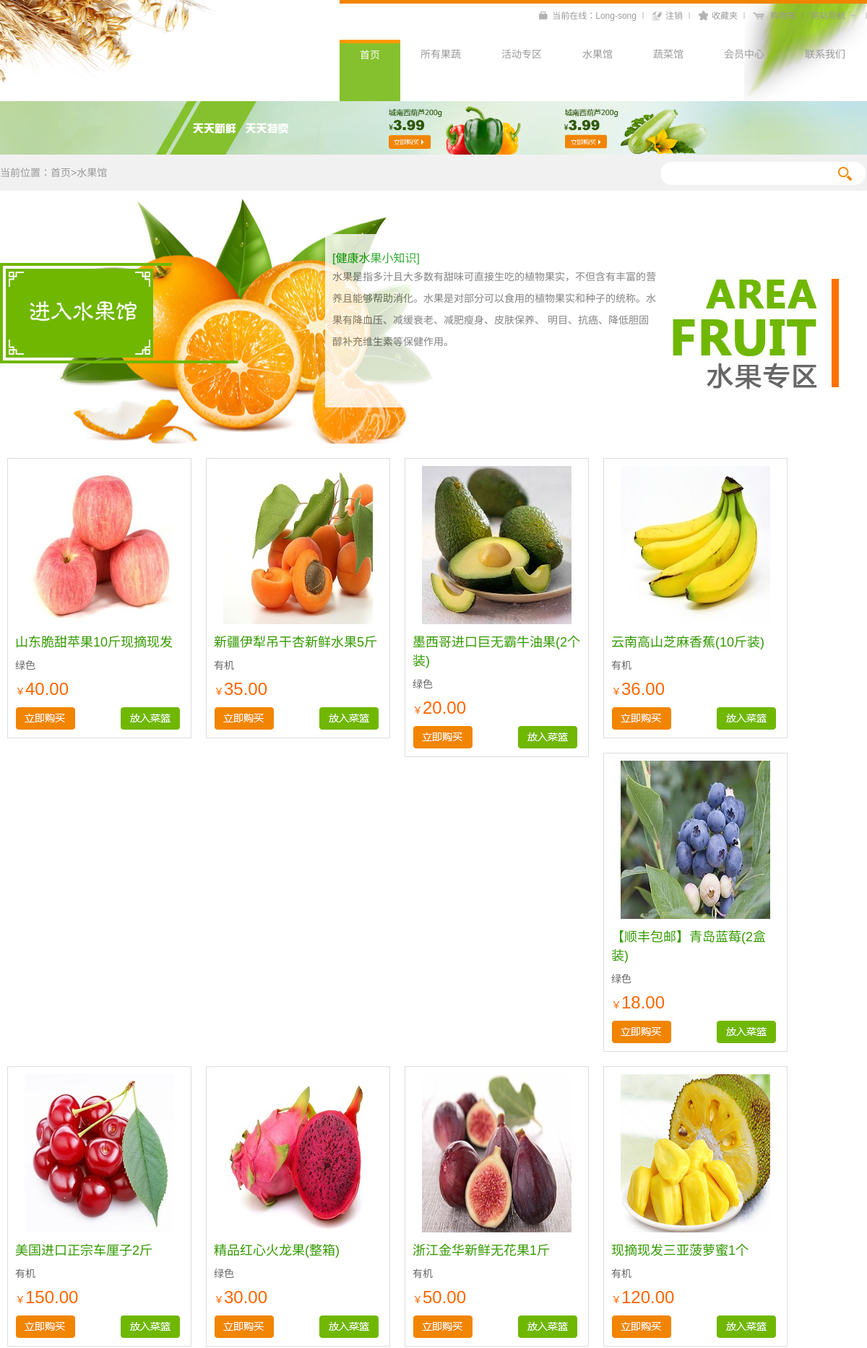
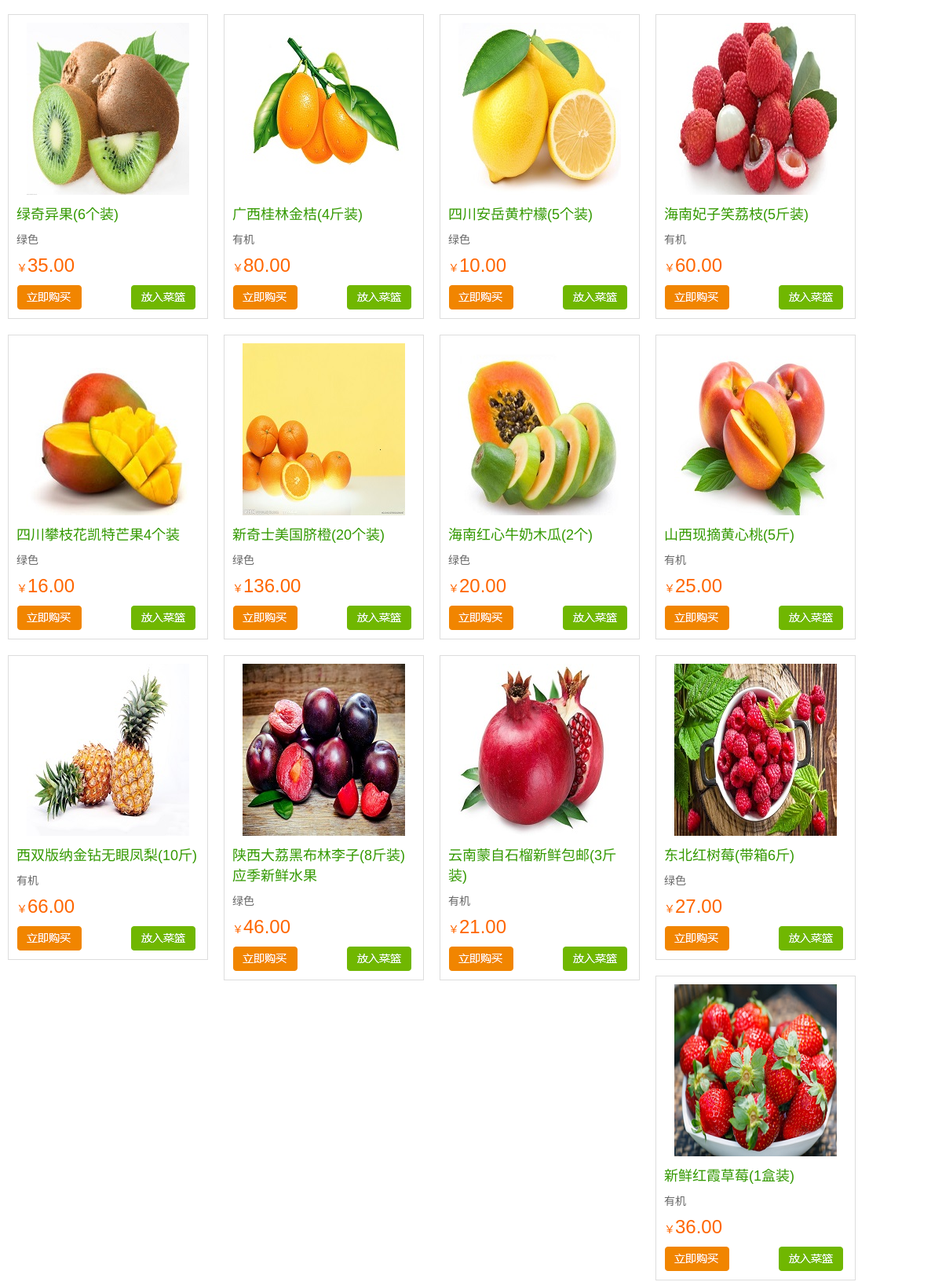
The app's page /integral_app/products/ (signed in, upper part) with its own data (2 pictures, top to bottom).
### integral_app/models.py (models this page shows, shortened)
class Pro_sku(models.Model):
    image = models.ImageField(upload_to='static/images', default='images/product_AD_07.png', null=True, verbose_name='商品图片')
    name = models.CharField(max_length=50, verbose_name='商品名(规格)')
    title = models.CharField(max_length=100, verbose_name='标签')
    price = models.DecimalField(max_digits=10, decimal_places=2, verbose_name='本店价')
    cost_price = models.DecimalField(max_digits=10, decimal_places=2, verbose_name='市场价')
    stock = models.IntegerField(default=0, verbose_name='库存')
    sales = models.IntegerField(default=0, verbose_name='销量')
    type = models.ForeignKey(Pro_Type, on_delete=models.CASCADE)
    comments = models.IntegerField(default=0, verbose_name='评价数')
    is_putaway = models.BooleanField(default=True, verbose_name='是否上架销售')
    class Meta:
        db_table = 'Pro_sku'
        verbose_name = '商品SKU'
        verbose_name_plural = verbose_name

### integral_app/views.py (the view)
# urls.py: path('products/', views.products, name='products'),  # 访问水果馆活动页面
def products(request):
    fruits = Pro_sku.objects.exclude(type_id=2)
    return render(request, 'integral_app/Products.html',{'fruits':fruits})

### templates/integral_app/Products.html (shortened to what this page needs)
{% load static %}
<!DOCTYPE html PUBLIC "-//W3C//DTD XHTML 1.0 Transitional//EN"
        "http://www.w3.org/TR/xhtml1/DTD/xhtml1-transitional.dtd">
<html xmlns="http://www.w3.org/1999/xhtml">
<head>
    <link href="{% static 'css/css.css' %}" rel="stylesheet" type="text/css"/>
    <link href="{% static 'css/common.css' %}" rel="stylesheet" type="text/css"/>
    <link href="{% static 'css/font-awesome.min.css' %}" rel="stylesheet" type="text/css"/>
</head>
<body>
<div class="top_header">
    <em class="left_img"></em>
    <div class="header clearfix" id="header">
        <a href="#" class="logo_img"><img src="{% static 'images/logo.png' %}"/></a>
        <div class="header_Section">
            <div class="shortcut">
                <ul>
                    {% if request.session.is_login %}
                        <li class="hd_menu_tit"><em class="login_img"></em><a
                                href="{% url 'user_info' %}">当前在线：{{ request.session.user_username }}</a></li>
                        <li class="hd_menu_tit"><em class="registered_img"></em><a href="{% url 'logout' %}">注销</a></li>
                    {% else %}
                        <li class="hd_menu_tit"><em class="login_img"></em><a href="{% url 'login' %}">登录</a></li>
                        <li class="hd_menu_tit"><em class="registered_img"></em><a href="{% url 'registered' %}">注册</a>
                        </li>
                    {% endif %}
                    <li class="hd_menu_tit"><em class="Collect_img"></em><a href="{% url 'user_collect' %}">收藏夹</a></li>
                    <li class="hd_menu_tit"><em class="cart_img"></em><a href="{% url 'shopping_cart' %}">购物车</a></li>
                    <li class="hd_menu_tit list_name" data-addclass="hd_menu_hover"><a href="#">网站导航</a><em
                            class="navigation_img"></em>
                    </li>
                </ul>
            </div>
            <div class="nav" id="Navigation">
                <ul class="Navigation_name">
                    <li class=""><a href="{% url 'index' %}">首页</a></li>
                    <li class=""><a href="{% url 'integral' %}">所有果蔬</a></li>
                    <li class=""><a href="{% url 'group_buy' %}">活动专区</a></li>
                    <li class=""><a href="{% url 'products' %}">水果馆</a></li>
                    <li class=""><a href="{% url 'products_list' %}">蔬菜馆</a></li>
                    <li class=""><a href="{% url 'user_info' %}">会员中心</a></li>
                    <li class=""><a href="#">联系我们</a></li>
                </ul>
            </div>
        </div>
    </div>
    <em class="right_img"></em>
</div>
<div class="AD_img"><a href="#"><img src="../../static/images/AD_page_img_02.png" width="100%"/></a></div>
<div class="Bread_crumbs">
    <div class="Inside_pages clearfix">
        <div class="left">当前位置：<a href="#">首页</a>&gt;<a href="#">水果馆</a></div>
        <div class="right Search">
            <form>
                <input name="" type="text" class="Search_Box"/>
                <input name="" type="button" name="" class="Search_btn"/>
            </form>
        </div>
    </div>
</div>
<div class="Inside_pages">
    <div class="fruits_Forum">
        <div class="title_style">
            <div class="title_name"><a href="#"><img src="../../static/images/sg_pro_img_12.png"/></a></div>
            <div class="title_info">
                <p class="title_x_name">[健康水果小知识]</p>
                <p class="x_info">水果是指多汁且大多数有甜味可直接生吃的植物果实，不但含有丰富的营养且能够帮助消化。水果是对部分可以食用的植物果实和种子的统称。水果有降血压、减缓衰老、减肥瘦身、皮肤保养、
                    明目、抗癌、降低胆固醇补充维生素等保健作用。</p>
            </div>
            <div class="title_img"><img src="../../static/images/sg_pro_img_17.png"/></div>
        </div>
        <div class="list_style">
            <ul class="clearfix">
                {% for foo in fruits %}
                    <li class="clearfix">
                    <div class="product_lists clearfix">
                        <a href="#"><img src="{{ foo.image }}"/></a>
                        <p class="title_p_name">{{ foo.name }}</p>
                        <p class="title_Profile">{{ foo.title }}</p>
                        <p class="price"><b>￥</b>{{ foo.price }}</p>
                        <p class="btn_style"><a href="javascript;('')" class="buy_btn"></a><a href="javascript;('')"
                                                                                              class="Join_btn"></a></p>
                    </div>
                </li>
                {% endfor %}
            </ul>
        </div>
    </div>
</body>
</html>

### static/css/css.css (style rules this page uses)
.clearfix:before, .clearfix:after { content: '.'; display: block; overflow: hidden; visibility: hidden; font-size: 0; line-height: 0; width: 0; height: 0; }
.clearfix:after { clear: both; }
.clearfix { zoom: 1; }
.Inside_pages .title_style { position:relative; height:350px; }
.Inside_pages .title_style .title_name { height:140px; width:332px; position:absolute; top:100px; }
.Inside_pages .title_style .title_name img { top:50px; left:40px; position:absolute }
.Inside_pages .title_style .title_info { background:#FFF; filter: alpha(Opacity=80); opacity: .8; height:200px; left:450px; top:60px; width:450px; padding:20px 10px; position:absolute }
.Inside_pages .title_style .title_info .title_x_name { font-size:16px; color:#090 }
.Inside_pages .title_style .title_info .x_info { font-size:14px; line-height:30px; color:#666 }
.Inside_pages .title_style .title_img { position:absolute; top:50px; }
.Inside_pages .list_style { margin:10px 0px 100px 0px }
.Inside_pages .list_style li { width:275px; float:left }
.Inside_pages .list_style li .product_lists { border:1px solid #ddd; margin:10px; padding:10px; position:relative }
.Inside_pages .list_style a { display:block; text-align:center; }
.Inside_pages .list_style .title_p_name { font-size:18px; color:#390; margin:10px 0px; }
.Inside_pages .list_style .title_Profile { font-size:14px; color:#666 }
.Inside_pages .list_style .price { margin:10px 0px; font-size:24px; color:#F60 }
.Inside_pages .list_style .price b { font-size:14px; font-weight:normal }
.Inside_pages .list_style .btn_style a { background:url("../images/Complex_img.png") no-repeat; height:33px; width:88px; display:block; }
.Inside_pages .list_style .btn_style a.buy_btn { float:left }
.Inside_pages .list_style .btn_style a.Join_btn { background-position:left -32px; float:right }
.fruits_Forum .title_style { background:url("../images/sg_pro_img_05.png") no-repeat; background-position:right; height:350px; }
.fruits_Forum .title_style .title_name { left:0px; background:url("../images/sg_pro_img_08.png") no-repeat; }
.fruits_Forum .title_style .title_img { right:0px; width:271px; height:232px; }
.fruits_Forum .title_style .title_name img { top:50px; left:40px; position:absolute }

### records on screen
Pro_sku: image (picture), name "山东脆甜苹果10斤现摘现发", title "绿色", price "40.00"
Pro_sku: image (picture), name "新疆伊犁吊干杏新鲜水果5斤", title "有机", price "35.00"
Pro_sku: image (picture), name "墨西哥进口巨无霸牛油果(2个装)", title "绿色", price "20.00"
Pro_sku: image (picture), name "云南高山芝麻香蕉(10斤装)", title "有机", price "36.00"
Pro_sku: image (picture), name "【顺丰包邮】青岛蓝莓(2盒装)", title "绿色", price "18.00"
Pro_sku: image (picture), name "美国进口正宗车厘子2斤", title "有机", price "150.00"
Pro_sku: image (picture), name "精品红心火龙果(整箱)", title "绿色", price "30.00"
Pro_sku: image (picture), name "浙江金华新鲜无花果1斤", title "有机", price "50.00"
Pro_sku: image (picture), name "现摘现发三亚菠萝蜜1个", title "有机", price "120.00"
Pro_sku: image (picture), name "绿奇异果(6个装)", title "绿色", price "35.00"
Pro_sku: image (picture), name "广西桂林金桔(4斤装)", title "有机", price "80.00"
Pro_sku: image (picture), name "四川安岳黄柠檬(5个装)", title "绿色", price "10.00"
Pro_sku: image (picture), name "海南妃子笑荔枝(5斤装)", title "有机", price "60.00"
Pro_sku: image (picture), name "四川攀枝花凯特芒果4个装", title "绿色", price "16.00"
Pro_sku: image (picture), name "新奇士美国脐橙(20个装)", title "绿色", price "136.00"
Pro_sku: image (picture), name "海南红心牛奶木瓜(2个)", title "绿色", price "20.00"
Pro_sku: image (picture), name "山西现摘黄心桃(5斤)", title "有机", price "25.00"
Pro_sku: image (picture), name "西双版纳金钻无眼凤梨(10斤)", title "有机", price "66.00"
Pro_sku: image (picture), name "陕西大荔黑布林李子(8斤装)应季新鲜水果", title "绿色", price "46.00"
Pro_sku: image (picture), name "云南蒙自石榴新鲜包邮(3斤装)", title "有机", price "21.00"
Pro_sku: image (picture), name "东北红树莓(带箱6斤)", title "绿色", price "27.00"
Pro_sku: image (picture), name "新鲜红霞草莓(1盒装)", title "有机", price "36.00"

### other values on screen
{{ request.session.user_username }} "Long-song"
